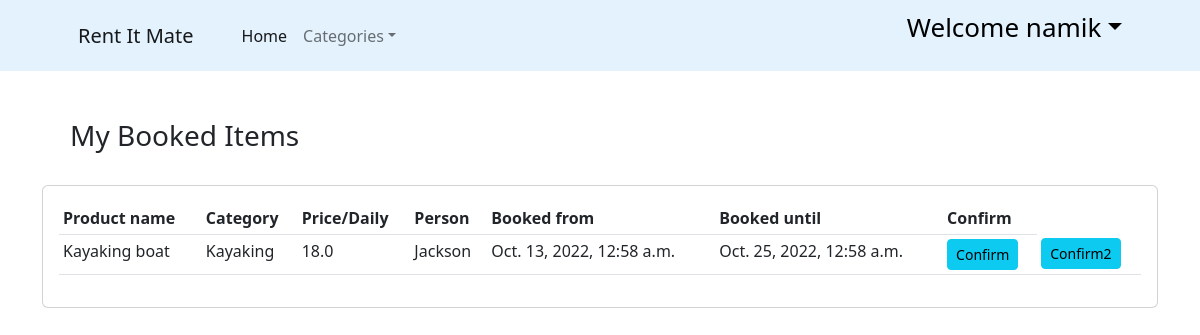
The page /my-booked-items/2/ (signed in) on the database its author committed.
### ecommerce/models.py (models this page shows, shortened)
class Customer (models.Model):
    user= models.OneToOneField(User, null=True, on_delete=models.CASCADE)
    name = models.CharField(max_length=100, null=True)
    phone=models.CharField(max_length=100, null=True)
    email=models.CharField(max_length=100, null=True)
    date_created= models.DateTimeField(auto_now_add=True)
    address = models.CharField(verbose_name="Address", max_length=100, null=True, blank=True)
    town = models.CharField(verbose_name="Town/City", max_length=100, null=True, blank=True)
    post_code = models.CharField(verbose_name="Post Code", max_length=8, null=True, blank=True)
    country = models.CharField(verbose_name="Country", max_length=100, null=True, blank=True)
    latitude = models.CharField(verbose_name="Latitude", max_length=50, null=True, blank=True)
    longitude = models.CharField(verbose_name="Longitude", max_length=50, null=True, blank=True)
    def __str__(self):
        return self.name

class Order_list(models.Model):
    STATUS = (('Pending', 'Pending'),
              ('Out for delivery', 'Out_for_delivery'),
              ('Delivered', 'Delivered'))
    customer = models.ForeignKey(Customer, null=True, on_delete=models.SET_NULL)
    product = models.ForeignKey(Product, null=True, on_delete=models.SET_NULL)
    date_ordered = models.DateTimeField(auto_now_add=True, null=True)
    complete = models.BooleanField(default=True)
    rent_from = models.DateTimeField(null=True)
    rent_to = models.DateTimeField(null=True)
    id = models.AutoField(primary_key=True)

class Product(models.Model):
    CATEGORY = (('Camping', 'Camping'),
                ('Surfing', 'Surfing'),
                ('Kayaking', 'Kayaking'),
                )
    customer = models.ForeignKey(Customer, null=True, on_delete=models.SET_NULL)
    name = models.CharField(max_length=200, null=True)
    price = models.FloatField(null=True)
    category = models.CharField(max_length=200, null=True,choices=CATEGORY)
    description = models.CharField(max_length=200, null=True, blank=True)
    date_created= models.DateTimeField(auto_now_add=True, null=True)
    available_from = models.DateTimeField(null=True)
    available_to = models.DateTimeField(null=True)
    item_pic = models.ImageField( null=True)
    item_pic_2 = models.ImageField(null=True, blank=True)
    item_pic_3 = models.ImageField(null=True, blank=True)
    item_pic_4 = models.ImageField(null=True, blank=True)
    def __str__(self):
        return self.name

### ecommerce/views.py (the view)
# urls.py: path('my-booked-items/<str:pk>/', views.mybookeditems, name='mybookeditems'),
@login_required(login_url='login')
def mybookeditems(request, pk):
    customer = Customer.objects.get(id=pk)
    form = OrderForm(instance=customer)
    orders = Order_list.objects.all()
    context = {'form':form, 'customer':customer,'orders':orders}
    return render(request, 'my_booked_items.html', context)

### templates/my_booked_items.html (shortened to what this page needs)
<!DOCTYPE html>
{% extends 'old/main.html' %}
{% load static%}
{% load crispy_forms_tags %}
	{% block content %}
			<br><br><h3>&emsp;My Booked Items </h3><br>
			<div class="card card-body" style="overflow-y:auto; ">
				<table class="table table-sm">
					<tr>
						<th>Product name</th>
						<th>Category</th>
						<th>Price/Daily</th>
						<th>Person</th>
						<th>Booked from</th>
						<th>Booked until</th>
						<th>Confirm</th>
					</tr>
					{% for i in orders %}
						{% if i.product.customer == request.user.customer %}
							<tr>
								<td>{{ i.product }}</td>
								<td>{{ i.product.category }}</td>
								<td>{{ i.product.price }}</td>
								<td>{{ i.customer }}</td>
								<td>{{ i.rent_from }}</td>
								<td>{{ i.rent_to }}</td>
								<td><a id="se" onclick="Confirm()" class = "btn btn-sm btn-info" href="{% url 'confirmation' i.id %}">Confirm</a></td>
								<td><a id="sev" onclick="Confirm2()" class = "btn btn-sm btn-info" href="#">Confirm2</a></td>
							</tr>
						{%endif%}
					{% endfor %}
				</table>
			</div>
	{% endblock content %}

### templates/old/main.html (shortened to what this page needs)
<!DOCTYPE html>
{% load static %}
<html lang="en">
<head>
    <link href="https://cdn.jsdelivr.net/npm/bootstrap@5.2.1/dist/css/bootstrap.min.css" rel="stylesheet">
    <link rel="stylesheet" type="text/css" href="{% static 'cssivy/main.css' %}">
    <link href="https://cdn.jsdelivr.net/npm/bootstrap-icons@1.5.0/font/bootstrap-icons.css" rel="stylesheet" />
</head >
<body>
    <nav class="navbar navbar-expand-lg navbar-light bg-grey" style="background-color: #e3f2fd;">
            <div class="container px-4 px-lg-5">
                <a class="navbar-brand" href="{% url 'index' %}">Rent It Mate</a>
                <div class="collapse navbar-collapse" id="navbarSupportedContent">
                    <ul class="navbar-nav me-auto mb-2 mb-lg-0 ms-lg-4">
                        <li class="nav-item"><a class="nav-link active" aria-current="page" href="{% url 'index' %}">Home</a></li>
                        <li class="nav-item dropdown">
                            <a class="nav-link dropdown-toggle" id="navbarDropdown" href="#" role="button" data-bs-toggle="dropdown" aria-expanded="false">Categories</a>
                        </li>
                    </ul>
                    <form class="d-flex">
                        {% if request.user.is_authenticated %}
                                <ul class="nav-item dropdown">
                                        <a class="nav-link dropdown-toggle" style="text-decoration:none; font-size:26px; color:black;" id="navbarDropdown1" href="#" role="button" data-bs-toggle="dropdown" aria-expanded="false">Welcome {{request.user.customer.name}}</a>
                                </ul>
                        {% else %}
                            <button class="btn btn-outline-dark" style=" background:#9A9E9F" type="submit" >
                                <a href="{% url 'login' %}" style="text-decoration: none; color:black" >Login</a>
                            </button>
                        {% endif%}
                    </form>
                </div>
            </div>
        </nav>
    <div class="container">
        {% block content %}
        {% endblock content %}
    </div>
</body>
</html>

### static/cssivy/main.css (style rules this page uses)
body { background-color : white; }

### rows shown on the page
Order_list: product "Kayaking boat", product.category "Kayaking", product.price "18.0", customer "Jackson", rent_from "Oct. 13, 2022, 12:58 a.m.", rent_to "Oct. 25, 2022, 12:58 a.m."

### other values the page prints
{{ request.user.customer.name }} "namik"
